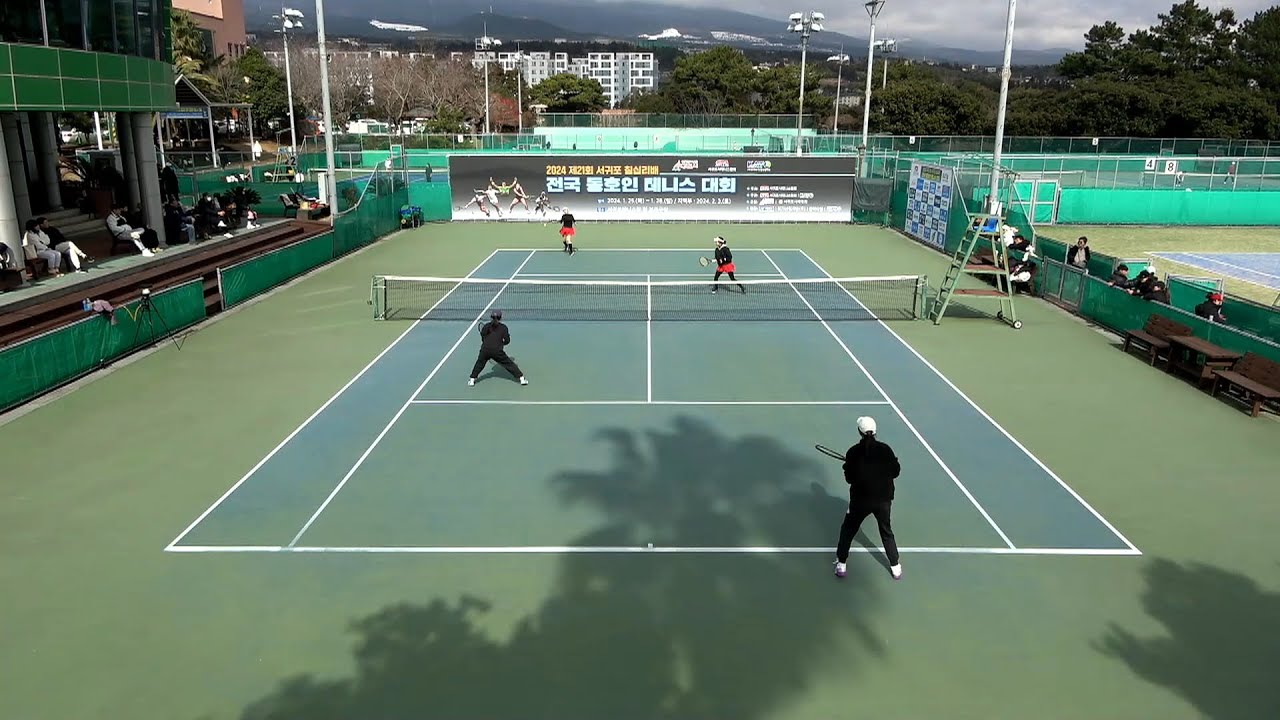
#> input picture opencv_court_opt/trials.png, 1280 x 720 px
$ python -i court_detector.py   (imports and definitions only)
#> lines starting #> are read from the running program, lines starting #| are printed output that depends on the picture
### opencv_court_opt/court_reference.py
import cv2
import numpy as np
import matplotlib.pyplot as plt


class CourtReference:
    """
    Court reference model
    """
    def __init__(self):
        # Define lines as a dictionary
        self.lines = {
            'baseline_top': np.array(((286, 561), (1379, 561))),
            'baseline_bottom': np.array(((286, 2935), (1379, 2935))),
            'net': np.array(((286, 1748), (1379, 1748))),
            'left_court_line': np.array(((286, 561), (286, 2935))),
            'right_court_line': np.array(((1379, 561), (1379, 2935))),
            'left_inner_line': np.array(((423, 561), (423, 2935))),
            'right_inner_line': np.array(((1242, 561), (1242, 2935))),
            'middle_line': np.array(((832, 1110), (832, 2386))),
            'top_inner_line': np.array(((423, 1110), (1242, 1110))),
            'bottom_inner_line': np.array(((423, 2386), (1242, 2386))),
            'top_extra_part': np.array((832.5, 580)),
            'bottom_extra_part': np.array((832.5, 2910))
        }

        # Define court configuration using the line names
        self.court_conf = {
            1: np.array([*self.lines['baseline_top'], *self.lines['baseline_bottom']]),
            2: np.array([self.lines['left_inner_line'][0], self.lines['right_inner_line'][0],
                         self.lines['left_inner_line'][1], self.lines['right_inner_line'][1]]),
            3: np.array([self.lines['left_inner_line'][0], self.lines['right_court_line'][0],
                         self.lines['left_inner_line'][1], self.lines['right_court_line'][1]]),
            4: np.array([self.lines['left_court_line'][0], self.lines['right_inner_line'][0],
                         self.lines['left_court_line'][1], self.lines['right_inner_line'][1]]),
            5: np.array([*self.lines['top_inner_line'], *self.lines['bottom_inner_line']]),
            6: np.array([*self.lines['top_inner_line'], self.lines['left_inner_line'][1],
                         self.lines['right_inner_line'][1]]),
            7: np.array([self.lines['left_inner_line'][0], self.lines['right_inner_line'][0],
                         *self.lines['bottom_inner_line']]),
            8: np.array([self.lines['right_inner_line'][0], self.lines['right_court_line'][0],
                         self.lines['right_inner_line'][1], self.lines['right_court_line'][1]]),
            9: np.array([self.lines['left_court_line'][0], self.lines['left_inner_line'][0],
                         self.lines['left_court_line'][1], self.lines['left_inner_line'][1]]),
            10: np.array([self.lines['top_inner_line'][0], self.lines['middle_line'][0],
                          self.lines['bottom_inner_line'][0], self.lines['middle_line'][1]]),
            11: np.array([self.lines['middle_line'][0], self.lines['top_inner_line'][1],
                          self.lines['middle_line'][1], self.lines['bottom_inner_line'][1]]),
            12: np.array([*self.lines['bottom_inner_line'], self.lines['left_inner_line'][1],
                          self.lines['right_inner_line'][1]])
        }

        self.court_width = 1117
        self.court_height = 2408
        self.top_bottom_border = 549
        self.right_left_border = 274
        self.court_total_width = self.court_width + self.right_left_border * 2
        self.court_total_height = self.court_height + self.top_bottom_border * 2

        self.court = cv2.cvtColor(cv2.imread('court_configurations/court_reference.png'), cv2.COLOR_BGR2GRAY)

    # [65 lines left out: functions build_court_reference, get_important_lines, get_extra_parts, save_all_court_configurations, get_court_mask, not called in this run]


# [3 lines that do not run on import are left out]

### opencv_court_opt/court_detector.py
import numpy as np
import cv2
from matplotlib import pyplot as plt
from sympy import Line
from itertools import combinations
from court_reference import CourtReference
import scipy.signal as sp


class CourtDetector:
  """
  Detecting and tracking court in frame
  """

  def __init__(self, verbose=0):
    self.verbose = verbose
    self.colour_threshold = 200
    self.dist_tau = 3
    self.intensity_threshold = 40
    self.court_reference = CourtReference()
    self.v_width = 0
    self.v_height = 0
    self.frame = None
    self.gray = None
    self.court_warp_matrix = []
    self.game_warp_matrix = []
    self.court_score = 0
    self.baseline_top = None
    self.baseline_bottom = None
    self.net = None
    self.left_court_line = None
    self.right_court_line = None
    self.left_inner_line = None
    self.right_inner_line = None
    self.middle_line = None
    self.top_inner_line = None
    self.bottom_inner_line = None
    self.success_flag = False
    self.success_accuracy = 80
    self.success_score = 1000
    self.best_conf = None
    self.frame_points = None
    self.dist = 5


  # [388 lines left out: functions detect, _threshold, _filter_pixels, _detect_lines, _classify_lines, _classify_vertical and 9 more, not called in this run]

>>> import cv2
>>> picture = cv2.imread('trials.png', cv2.IMREAD_GRAYSCALE)
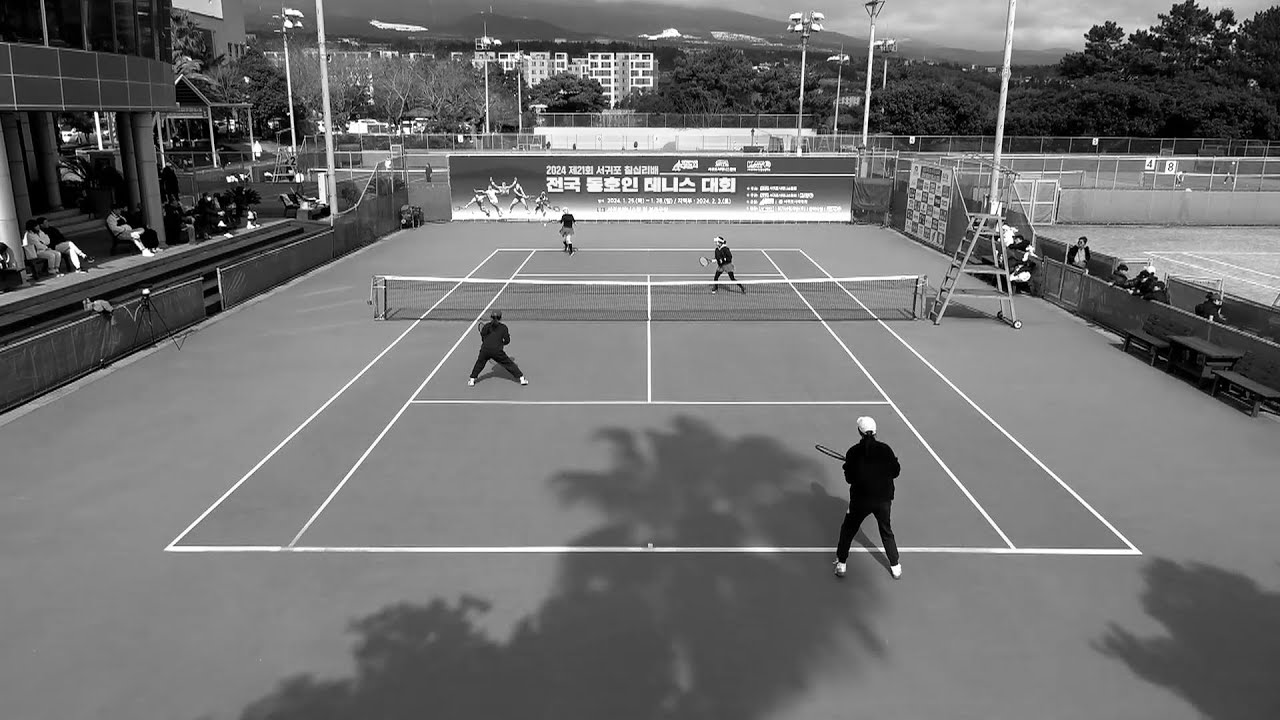
#> picture: shape (720, 1280); min 0, max 255, mean 112.4
>>> result = CourtDetector().track_court(picture)
#> (the run stopped early here; a loop or call above may not have finished)
